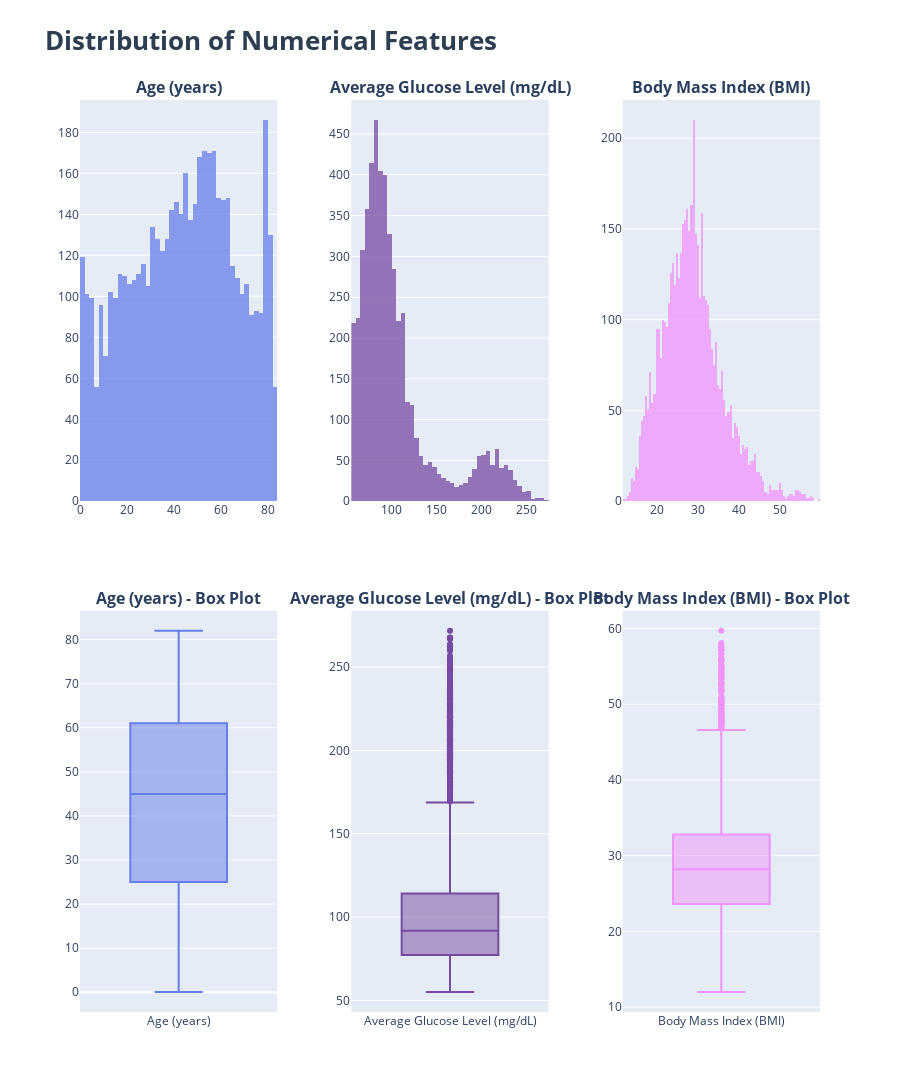

Write notebook code for a chart like this one.
### Code cell
for i, (col, color) in enumerate(zip(numerical_features, colors)):
    fig.add_trace(
        go.Histogram(
            x=df_clean[col],
            name=feature_labels[i],
            marker_color=color,
            opacity=0.75,
            showlegend=False
        ),
        row=1, col=i+1
    )
for i, (col, color) in enumerate(zip(numerical_features, colors)):
    fig.add_trace(
        go.Box(
            y=df_clean[col],
            name=feature_labels[i],
            marker_color=color,
            showlegend=False
        ),
        row=2, col=i+1
    )
fig.update_layout(
    title=dict(text='<b>Distribution of Numerical Features</b>',
               font=dict(size=26, color=COLOR_PALETTE['dark'])),
    height=1200  # increase height for multiple subplots
)

### Figure 1 — Plotly figure (JSON) as saved in the notebook; plotly's stock layout.template omitted (floating-point values rounded to 4 significant figures; data arrays with more than 128 entries replaced by an {"elided": "..."} marker saying what was removed)
{"data": [{"marker": {"color": "#667eea"}, "name": "Age (years)", "opacity": 0.75, "showlegend": false, "type": "histogram", "x": {"elided": "5094 float values"}, "xaxis": "x", "yaxis": "y"}, {"marker": {"color": "#764ba2"}, "name": "Average Glucose Level (mg/dL)", "opacity": 0.75, "showlegend": false, "type": "histogram", "x": {"elided": "5094 float values"}, "xaxis": "x2", "yaxis": "y2"}, {"marker": {"color": "#f093fb"}, "name": "Body Mass Index (BMI)", "opacity": 0.75, "showlegend": false, "type": "histogram", "x": {"elided": "5094 float values"}, "xaxis": "x3", "yaxis": "y3"}, {"marker": {"color": "#667eea"}, "name": "Age (years)", "showlegend": false, "type": "box", "xaxis": "x4", "y": {"elided": "5094 float values"}, "yaxis": "y4"}, {"marker": {"color": "#764ba2"}, "name": "Average Glucose Level (mg/dL)", "showlegend": false, "type": "box", "xaxis": "x5", "y": {"elided": "5094 float values"}, "yaxis": "y5"}, {"marker": {"color": "#f093fb"}, "name": "Body Mass Index (BMI)", "showlegend": false, "type": "box", "xaxis": "x6", "y": {"elided": "5094 float values"}, "yaxis": "y6"}], "layout": {"annotations": [{"font": {"size": 16}, "showarrow": false, "text": "<b>Age (years)</b>", "x": 0.1333, "xanchor": "center", "xref": "paper", "y": 1, "yanchor": "bottom", "yref": "paper"}, {"font": {"size": 16}, "showarrow": false, "text": "<b>Average Glucose Level (mg/dL)</b>", "x": 0.5, "xanchor": "center", "xref": "paper", "y": 1, "yanchor": "bottom", "yref": "paper"}, {"font": {"size": 16}, "showarrow": false, "text": "<b>Body Mass Index (BMI)</b>", "x": 0.8667, "xanchor": "center", "xref": "paper", "y": 1, "yanchor": "bottom", "yref": "paper"}, {"font": {"size": 16}, "showarrow": false, "text": "<b>Age (years) - Box Plot</b>", "x": 0.1333, "xanchor": "center", "xref": "paper", "y": 0.44, "yanchor": "bottom", "yref": "paper"}, {"font": {"size": 16}, "showarrow": false, "text": "<b>Average Glucose Level (mg/dL) - Box Plot</b>", "x": 0.5, "xanchor": "center", "xref": "paper", "y": 0.44, "yanchor": "bottom", "yref": "paper"}, {"font": {"size": 16}, "showarrow": false, "text": "<b>Body Mass Index (BMI) - Box Plot</b>", "x": 0.8667, "xanchor": "center", "xref": "paper", "y": 0.44, "yanchor": "bottom", "yref": "paper"}], "height": 1200, "title": {"font": {"color": "#2c3e50", "size": 26}, "text": "<b>Distribution of Numerical Features</b>"}, "xaxis": {"anchor": "y", "domain": [0, 0.2667]}, "xaxis2": {"anchor": "y2", "domain": [0.3667, 0.6333]}, "xaxis3": {"anchor": "y3", "domain": [0.7333, 1]}, "xaxis4": {"anchor": "y4", "domain": [0, 0.2667]}, "xaxis5": {"anchor": "y5", "domain": [0.3667, 0.6333]}, "xaxis6": {"anchor": "y6", "domain": [0.7333, 1]}, "yaxis": {"anchor": "x", "domain": [0.56, 1]}, "yaxis2": {"anchor": "x2", "domain": [0.56, 1]}, "yaxis3": {"anchor": "x3", "domain": [0.56, 1]}, "yaxis4": {"anchor": "x4", "domain": [0, 0.44]}, "yaxis5": {"anchor": "x5", "domain": [0, 0.44]}, "yaxis6": {"anchor": "x6", "domain": [0, 0.44]}}}
